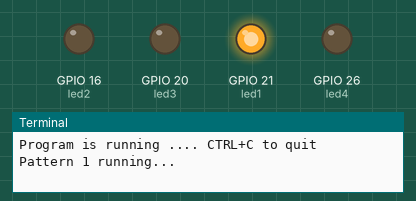
This program was run on a simulated Raspberry Pi (BCM pin numbers). Parts: output pins drawn as LEDs (lit = HIGH), the last lines printed to the terminal.

Above: at 0.2 s.
At 6.5 s:
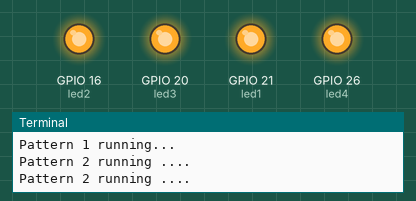
At 12.9 s:
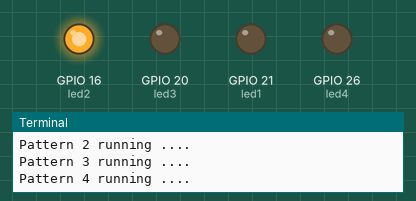
At 14.9 s:
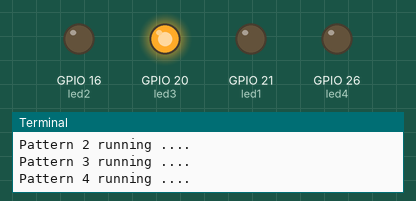
At 16.9 s:
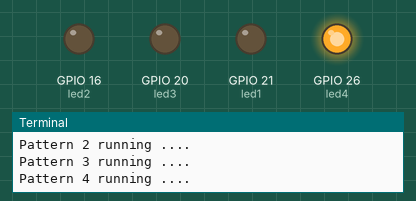
At 17.9 s:
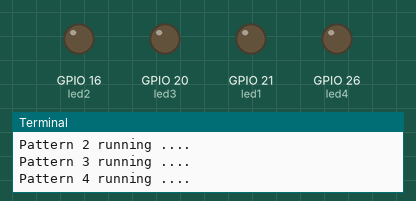
Timing chart, 0 to 21.2 s (numbered marks = the images above):
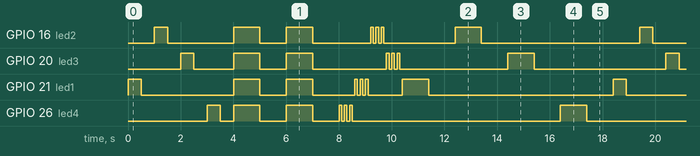

The program:

ledPattern.py
```python
from  gpiozero import LED
from time import sleep
led1=LED(21)
led2=LED(16)
led3=LED(20)
led4=LED(26)
print("Program is running .... CTRL+C to quit")

def pattern1():
	print("Pattern 1 running...")
	led1.on()
	sleep(0.5)
	led1.off()
	sleep(0.5)

	led2.on()
	sleep(0.5)
	led2.off()
	sleep(0.5)

	led3.on()
	sleep(0.5)
	led3.off()
	sleep(0.5)

	led4.on()
	sleep(0.5)
	led4.off()
	sleep(0.5)

def pattern2():
	print("Pattern 2 running ....")

	led1.on()
	led2.on()
	led3.on()
	led4.on()
	sleep(1)
	led1.off()
	led2.off()
	led3.off()
	led4.off()
	sleep(1)


def pattern3():
	print("Pattern 3 running ....")
	for i in range(4):
		if i==1:
			for i in range(3):
			    led1.on()
			    sleep(0.1)
			    led1.off()
			    sleep(0.1)
		elif i==2:
			 for i in range(3):
			     led2.on()
			     sleep(0.1)
			     led2.off()
			     sleep(0.1)
		elif i==3:
			 for i in range(3):
			     led3.on()
			     sleep(0.1)
			     led3.off()
			     sleep(0.1)
		else:
			for i in range(3):
			    led4.on()
			    sleep(0.1)
			    led4.off()
			    sleep(0.1)


def pattern4():
	print("Pattern 4 running ....")
	led1.on()
	sleep(1)
	led1.off()
	sleep(1)
	led2.on()
	sleep(1)
	led2.off()
	sleep(1)
	led3.on()
	sleep(1)
	led3.off()
	sleep(1)
	led4.on()
	sleep(1)
	led4.off()
	sleep(1)

while True:
	pattern1()
	for i in range(2):
		pattern2()
	pattern3()
	pattern4()

led1.off()
led2.off()
led3.off()
led4.off()
```

Measured:
- by itself, GPIO 26 (led4): LOW → HIGH at 3.0 s, → LOW 0.50 s later, → HIGH 0.50 s later, → LOW 1.0 s later, … (29 changes in this stretch)
- by itself, GPIO 16 (led2): repeats every 18.4 s: LOW 2.5 s, HIGH 1.0 s, LOW 1.0 s, HIGH 1.0 s, LOW 2.2 s, 2 × (HIGH 0.10 s, LOW 0.10 s), HIGH 0.10 s, LOW 2.7 s, HIGH 1.0 s, LOW 6.0 s, HIGH 0.50 s
- by itself, GPIO 20 (led3): repeats every 18.4 s: LOW 1.5 s, HIGH 1.0 s, LOW 1.0 s, HIGH 1.0 s, LOW 2.8 s, 2 × (HIGH 0.10 s, LOW 0.10 s), HIGH 0.10 s, LOW 4.1 s, HIGH 1.0 s, LOW 5.0 s, HIGH 0.50 s
